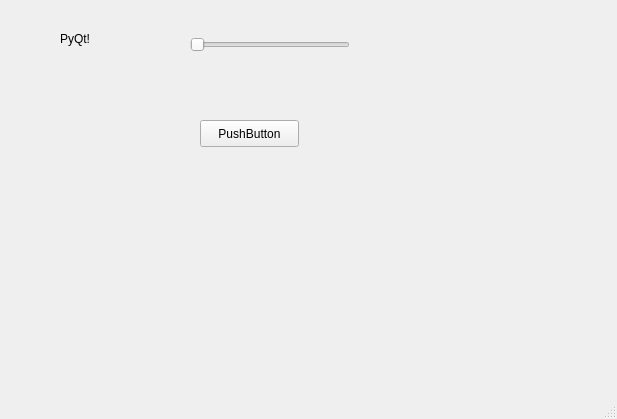
<?xml version="1.0" encoding="UTF-8"?>
<ui version="4.0">
 <class>MainWindow</class>
 <widget class="QMainWindow" name="MainWindow">
  <property name="geometry">
   <rect>
    <x>0</x>
    <y>0</y>
    <width>617</width>
    <height>419</height>
   </rect>
  </property>
  <property name="windowTitle">
   <string>MainWindow</string>
  </property>
  <widget class="QWidget" name="centralwidget">
   <widget class="QPushButton" name="pushButton">
    <property name="geometry">
     <rect>
      <x>200</x>
      <y>120</y>
      <width>99</width>
      <height>27</height>
     </rect>
    </property>
    <property name="text">
     <string>PushButton</string>
    </property>
   </widget>
   <widget class="QLabel" name="title">
    <property name="geometry">
     <rect>
      <x>60</x>
      <y>30</y>
      <width>67</width>
      <height>17</height>
     </rect>
    </property>
    <property name="text">
     <string>PyQt!</string>
    </property>
   </widget>
   <widget class="QSlider" name="slider">
    <property name="geometry">
     <rect>
      <x>190</x>
      <y>30</y>
      <width>160</width>
      <height>29</height>
     </rect>
    </property>
    <property name="orientation">
     <enum>Qt::Horizontal</enum>
    </property>
   </widget>
  </widget>
  <widget class="QMenuBar" name="menubar">
   <property name="geometry">
    <rect>
     <x>0</x>
     <y>0</y>
     <width>617</width>
     <height>25</height>
    </rect>
   </property>
  </widget>
  <widget class="QStatusBar" name="statusbar"/>
 </widget>
 <resources/>
 <connections/>
</ui>
